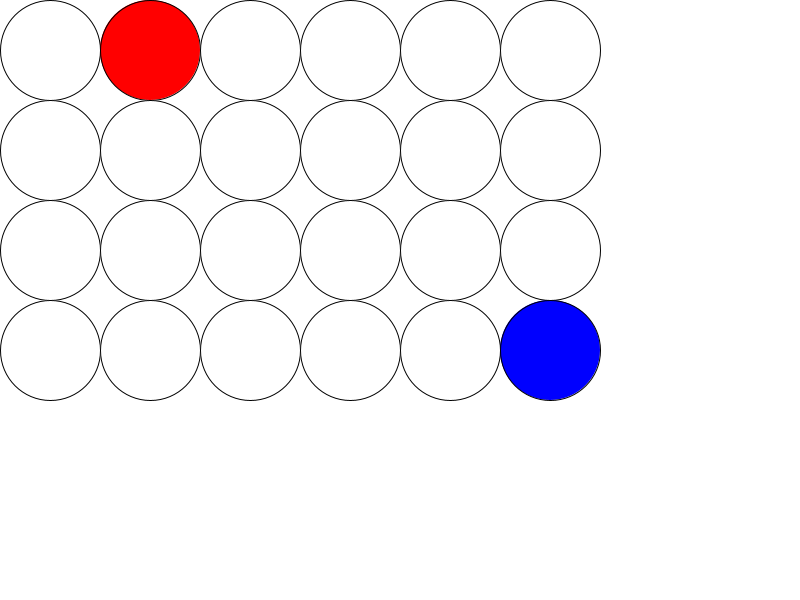
Frame 1 (no input)
Frame 60 (the mouse pressed at the canvas centre just before this capture): identical to frame 1, image omitted
Frame 120 (the mouse held since frame 60 and released just before this capture): identical to frame 1, image omitted

The Processing sketch that drew this single still picture (run headless with seeded random() and noise(); from frame 60 on, the mouse is pressed at the canvas centre):

// Processing sketch: twister
// ── twister.pde
int numCircles = 24;
boolean sensorArray[];

int circDiameter = 100;

void setup() {
  size( 800, 600 );

  sensorArray = new boolean[24];
  for ( int i=0; i<numCircles; i++ ) {
    sensorArray[i] = false;
  }
  sensorArray[4]=true;
  sensorArray[23] = true;
}

void draw() {
  background( 255 );
  drawBoard();
}

void drawBoard() {
  int numRows = 4;
  for (int cols=0; cols<6; cols++ ) {
    for (int rows=0; rows<4; rows++) {
      // top row
      if ( sensorArray[(numRows*cols)+rows]) {
        if (rows==0)
          fill( 255, 0, 0 );
        if ( rows==3)
          fill( 0, 0, 255 );
      } 
      else {
        fill( 255, 255, 255 );
      }

      ellipse( (cols*100)+50, (rows*100)+50, circDiameter, circDiameter);
    }
  }
}
